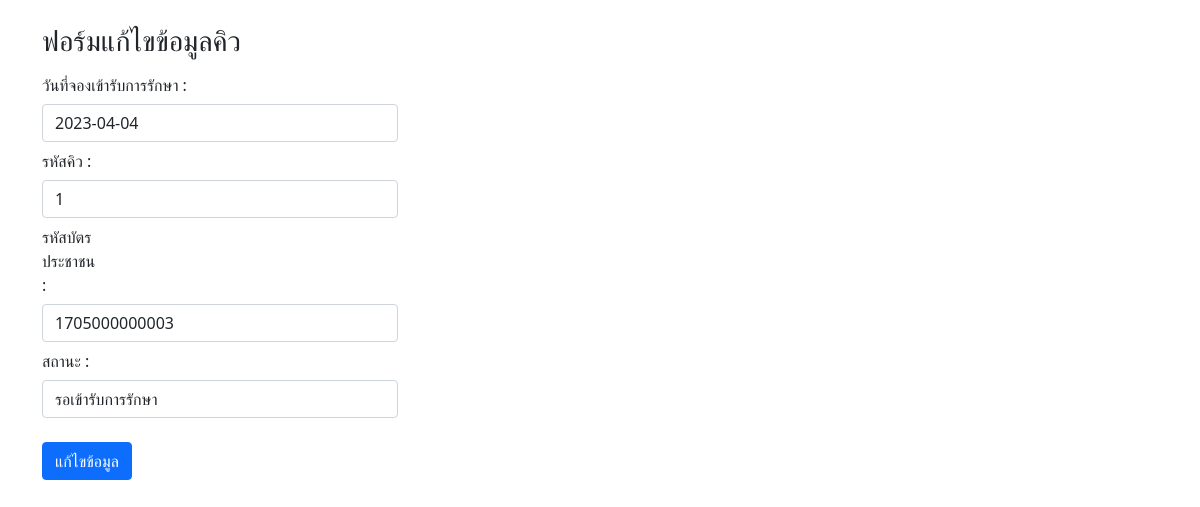
The page /updateQueueForm.php?qdate=2023-04-04&qnumber=1 on the database its author committed.
### tables this page shows
CREATE TABLE `tbl_queue` (
  `qdate` date NOT NULL,
  `qnumber` int(5) NOT NULL,
  `pid` varchar(13) NOT NULL,
  `qstatus` varchar(50) NOT NULL
);

### updateQueueForm.php (the view, shortened to what this page needs)
<!DOCTYPE html>
<html lang="en">
<head>
    <link href="https://cdn.jsdelivr.net/npm/bootstrap@5.1.1/dist/css/bootstrap.min.css" rel="stylesheet"
>
</head>
<body>
    <?php
    require 'connect.php';
    if (isset($_GET['qdate'], $_GET['qnumber'])) {
        $query_select = 'SELECT * FROM tbl_queue WHERE qdate=? and qnumber=?';
        $stmt = $conn->prepare($query_select);
        $params = array($_GET['qdate'], $_GET['qnumber']);
        $stmt->execute($params);
        $result = $stmt->fetch(PDO::FETCH_ASSOC);
    }
    ?>
    <div class="container">
        <div class="row">
            <div class="col-md-4"> <br>
                <h3>ฟอร์มแก้ไขข้อมูลคิว</h3>
                <form action="updateQueue.php" method="POST">
                    <label for="name" class="col-sm-5 col-form-label"> วันที่จองเข้ารับการรักษา : </label>
                    <input type="text" name="qdate" class="form-control" required value="<?= $result['qdate']; ?>">
                    <label for="name" class="col-sm-2 col-form-label"> รหัสคิว : </label>
                    <input type="text" name="qnumber" class="form-control" required value="<?= $result['qnumber']; ?>">
                    <label for="name" class="col-sm-2 col-form-label"> รหัสบัตรประชาชน : </label>
                    <input type="text" name="pid"class="form-control" required value="<?= $result['pid']; ?>">
                    <label for="name" class="col-sm-2 col-form-label"> สถานะ : </label>
                    <select name="qstatus" id="qstatus" class="form-control">
                        <option value="รอเข้ารับการรักษา">รอเข้ารับการรักษา</option>
                    </select>
                    <br> <button type="submit" name="submit" class="btn btn-primary">แก้ไขข้อมูล</button>
                </form>
            </div>
        </div>
    </div>
</body>
</html>

### rows shown on the page
tbl_queue: qdate "2023-04-04", qnumber "1", pid "1705000000003"
